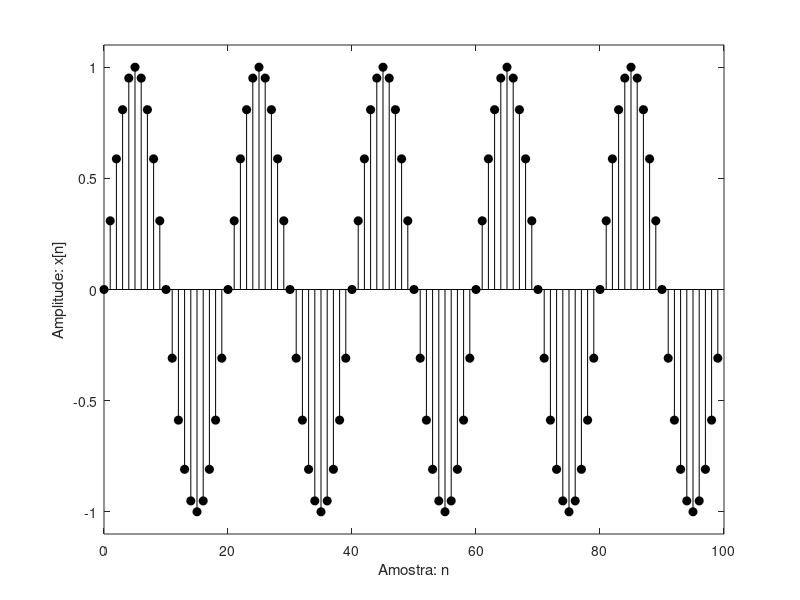
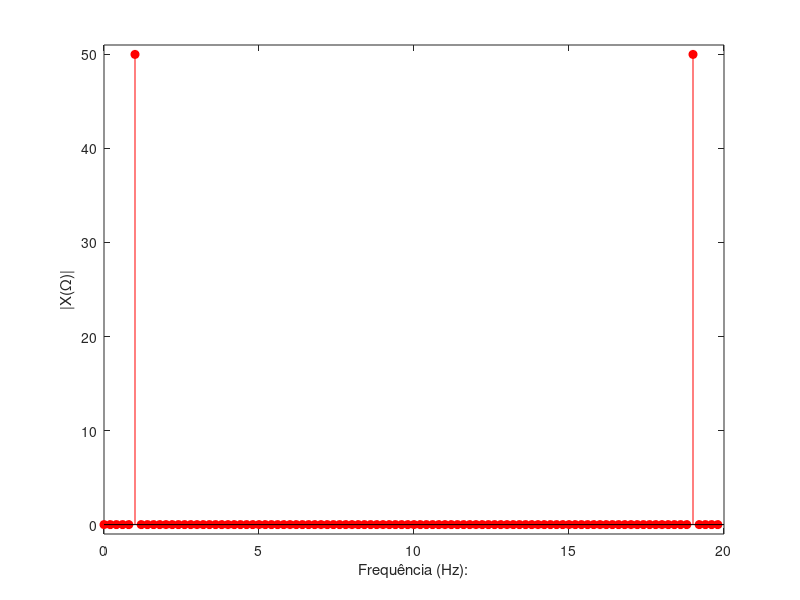
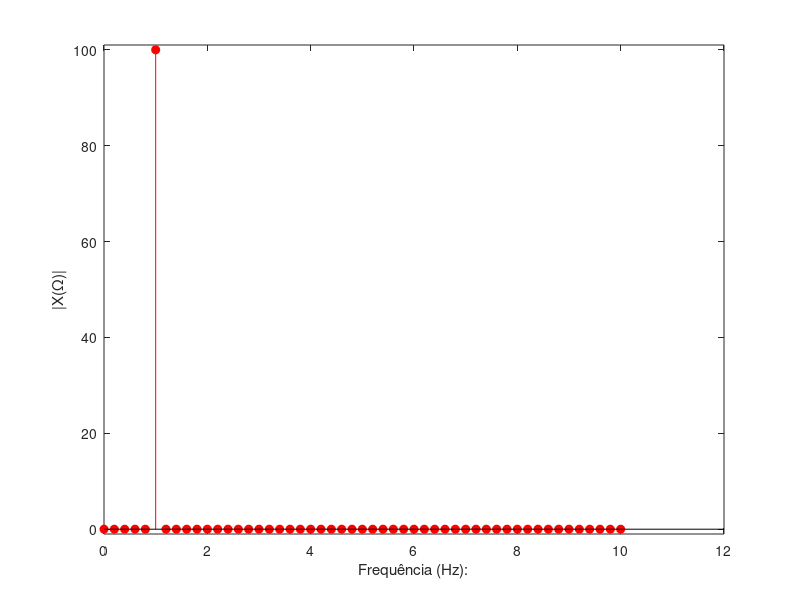
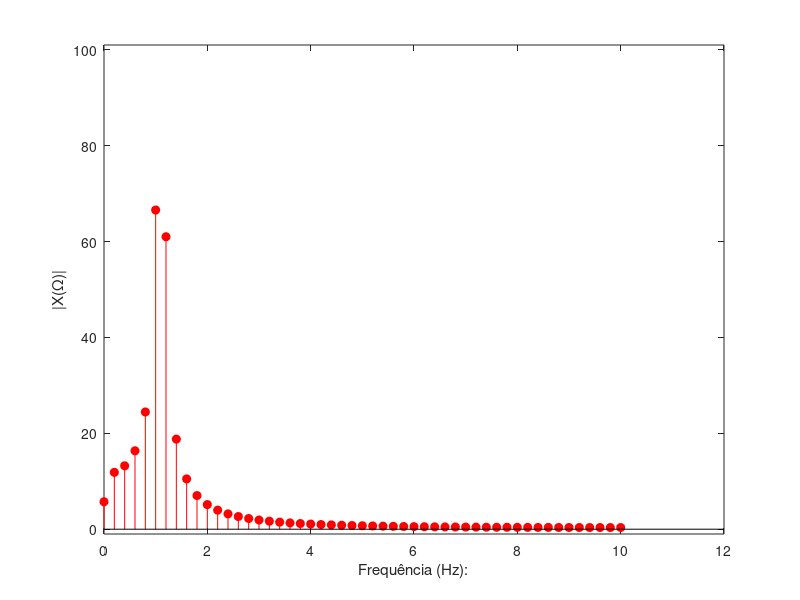

Here is the MATLAB script that generated these plots, in order:
%% Prática 3 João Carvalho
clear all
clc
close all

%% Criar sinal fictício

N = 100;
f = 1;
fs = 20;
W = 2*pi*f/fs;
n = 0:N-1;

x = sin(W*n);

figure
stem(n,x,'filled','k');
ylabel('Amplitude: x[n]');
xlabel('Amostra: n');
ylim([-1.1 1.1]);

%% dftmxt faz a matriz dft

F = dftmtx(N);

%% Calculando dft

X = F*x';
% Calcula a frequência contínua
Omega = 0:2*pi/N:2*pi*(N-1)/N;
f_hz = Omega*fs/(2*pi);

figure
stem(f_hz,abs(X), 'filled','r');
xlabel('Frequência (Hz):');
ylabel('|X(\Omega)|');
ylim([-1 51]);

%% Modificando o espectro
% Metade do espectro é redundante
% Divide por N, multiplica por 2

Xabs = abs(X);
Xabs = Xabs(1:N/2+1);
Xabs(2:end) = Xabs(2:end)*2;
f_hz_mod = f_hz(1:N/2+1);

figure
stem(f_hz_mod,Xabs, 'filled','r');
xlabel('Frequência (Hz):');
ylabel('|X(\Omega)|');
ylim([-1 101]);

% Pela função fft
% X = fft(x)

%% Quando a frequência não está no grid
N = 100;
f = 1.1;
fs = 20;
W = 2*pi*f/fs;
n = 0:N-1;

x = sin(W*n);

F = dftmtx(N);

X = F*x';
% Calcula a frequência contínua
Omega = 0:2*pi/N:2*pi*(N-1)/N;
f_hz = Omega*fs/(2*pi);

Xabs = abs(X);
Xabs = Xabs(1:N/2+1);
Xabs(2:end) = Xabs(2:end)*2;
f_hz_mod = f_hz(1:N/2+1);

figure
stem(f_hz_mod,Xabs, 'filled','r');
xlabel('Frequência (Hz):');
ylabel('|X(\Omega)|');
ylim([-1 101]);

%% Aumentar o numero de pontos

N = 100;
f = 1 + pi;
fs = 20;
W = 2*pi*f/fs;
n = 0:N-1;

x = sin(W*n);
figure
stem(n,x,'filled','k');
ylabel('Amplitude: x[n]');
xlabel('Amostra: n');
ylim([-1.1 1.1]);

F = dftmtx(N);

X = F*x';
% Calcula a frequência contínua
Omega = 0:2*pi/N:2*pi*(N-1)/N;
f_hz = Omega*fs/(2*pi);

Xabs = abs(X);
Xabs = Xabs(1:N/2+1);
Xabs(2:end) = Xabs(2:end)*2;
f_hz_mod = f_hz(1:N/2+1);

figure
stem(f_hz_mod,Xabs, 'filled','r');
xlabel('Frequência (Hz):');
ylabel('|X(\Omega)|');
ylim([-1 101]);

%% Adicionar ruido

f_ruido = 7.38;
W_ruido = 2*pi*f_ruido/fs;
x_ruido = 0.5*sin(W_ruido*n);

x_mod = x + x_ruido;

x = sin(W*n);
figure
stem(n,x_mod,'filled','k');
ylabel('Amplitude: x[n]');
xlabel('Amostra: n');
ylim([-1.6 1.6]);

F = dftmtx(N);

X_mod = F*x_mod';
% Calcula a frequência contínua
Omega = 0:2*pi/N:2*pi*(N-1)/N;
f_hz = Omega*fs/(2*pi);

Xabs = abs(X_mod);
Xabs = Xabs(1:N/2+1);
Xabs(2:end) = Xabs(2:end)*2;
f_hz_mod = f_hz(1:N/2+1);

figure
stem(f_hz_mod,Xabs, 'filled','r');
xlabel('Frequência (Hz):');
ylabel('|X(\Omega)|');
ylim([-1 101]);

